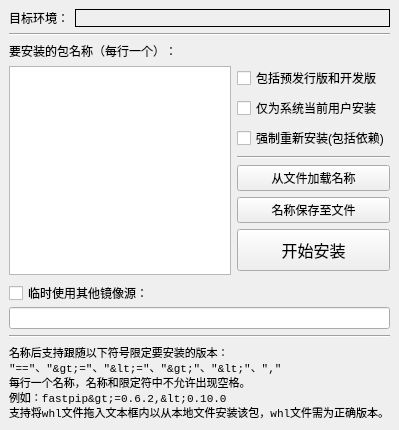
<?xml version="1.0" encoding="UTF-8"?>
<ui version="4.0">
 <class>package_install</class>
 <widget class="QMainWindow" name="package_install">
  <property name="windowModality">
   <enum>Qt::WindowModal</enum>
  </property>
  <property name="geometry">
   <rect>
    <x>0</x>
    <y>0</y>
    <width>395</width>
    <height>430</height>
   </rect>
  </property>
  <property name="font">
   <font>
    <family>Microsoft YaHei UI</family>
   </font>
  </property>
  <property name="contextMenuPolicy">
   <enum>Qt::NoContextMenu</enum>
  </property>
  <property name="windowTitle">
   <string>安装</string>
  </property>
  <widget class="QWidget" name="centralwidget">
   <layout class="QVBoxLayout" name="verticalLayout_3">
    <item>
     <layout class="QHBoxLayout" name="horizontalLayout" stretch="0,1">
      <item>
       <widget class="QLabel" name="label_3">
        <property name="toolTip">
         <string>当前即将安装的包的目标环境。</string>
        </property>
        <property name="text">
         <string>目标环境：</string>
        </property>
       </widget>
      </item>
      <item>
       <widget class="QLabel" name="uiLabel_target_environment">
        <property name="frameShape">
         <enum>QFrame::Box</enum>
        </property>
       </widget>
      </item>
     </layout>
    </item>
    <item>
     <widget class="Line" name="line_3">
      <property name="orientation">
       <enum>Qt::Horizontal</enum>
      </property>
     </widget>
    </item>
    <item>
     <widget class="QLabel" name="label">
      <property name="text">
       <string>要安装的包名称（每行一个）：</string>
      </property>
     </widget>
    </item>
    <item>
     <layout class="QHBoxLayout" name="uiHorizontalLayout_package_name">
      <item>
       <widget class="QPlainTextEdit" name="uiPlainTextEdit_package_names_old"/>
      </item>
      <item>
       <layout class="QVBoxLayout" name="verticalLayout_2">
        <item>
         <widget class="QCheckBox" name="uiCheckBox_including_pre">
          <property name="toolTip">
           <string>从网络安装时是否查找包括预发行版和开发版在内的版本。
如果预发行版或开发版是最新版本，则安装预发行版或开发版。</string>
          </property>
          <property name="text">
           <string>包括预发行版和开发版</string>
          </property>
         </widget>
        </item>
        <item>
         <widget class="QCheckBox" name="uiCheckBox_install_for_user">
          <property name="toolTip">
           <string>将包安装到系统当前登录的用户的用户目录内。</string>
          </property>
          <property name="text">
           <string>仅为系统当前用户安装</string>
          </property>
         </widget>
        </item>
        <item>
         <widget class="QCheckBox" name="uiCheckBox_force_reinstall">
          <property name="toolTip">
           <string>强制重新安装指定的包，包括它的依赖包，依赖包将被重新安装为符合要求的版本。</string>
          </property>
          <property name="text">
           <string>强制重新安装(包括依赖)</string>
          </property>
         </widget>
        </item>
        <item>
         <widget class="Line" name="line_2">
          <property name="orientation">
           <enum>Qt::Horizontal</enum>
          </property>
         </widget>
        </item>
        <item>
         <widget class="QPushButton" name="uiPushButton_load_from_text">
          <property name="toolTip">
           <string>从文本文件载入名称及版本等内容。
例如从常见的requirements.txt文件载入。</string>
          </property>
          <property name="text">
           <string>从文件加载名称</string>
          </property>
         </widget>
        </item>
        <item>
         <widget class="QPushButton" name="uiPushButton_save_as_text">
          <property name="toolTip">
           <string>将文本框内的内容保存至文本文件。</string>
          </property>
          <property name="text">
           <string>名称保存至文件</string>
          </property>
         </widget>
        </item>
        <item>
         <widget class="QPushButton" name="uiPushButton_do_install">
          <property name="minimumSize">
           <size>
            <width>0</width>
            <height>42</height>
           </size>
          </property>
          <property name="palette">
           <palette>
            <active>
             <colorrole role="ButtonText">
              <brush brushstyle="SolidPattern">
               <color alpha="255">
                <red>0</red>
                <green>0</green>
                <blue>255</blue>
               </color>
              </brush>
             </colorrole>
            </active>
            <inactive>
             <colorrole role="ButtonText">
              <brush brushstyle="SolidPattern">
               <color alpha="255">
                <red>0</red>
                <green>0</green>
                <blue>0</blue>
               </color>
              </brush>
             </colorrole>
            </inactive>
            <disabled>
             <colorrole role="ButtonText">
              <brush brushstyle="SolidPattern">
               <color alpha="255">
                <red>120</red>
                <green>120</green>
                <blue>120</blue>
               </color>
              </brush>
             </colorrole>
            </disabled>
           </palette>
          </property>
          <property name="font">
           <font>
            <family>Microsoft YaHei UI</family>
            <pointsize>12</pointsize>
           </font>
          </property>
          <property name="text">
           <string>开始安装</string>
          </property>
         </widget>
        </item>
        <item>
         <spacer name="verticalSpacer">
          <property name="orientation">
           <enum>Qt::Vertical</enum>
          </property>
          <property name="sizeHint" stdset="0">
           <size>
            <width>20</width>
            <height>40</height>
           </size>
          </property>
         </spacer>
        </item>
       </layout>
      </item>
     </layout>
    </item>
    <item>
     <layout class="QVBoxLayout" name="verticalLayout">
      <property name="spacing">
       <number>2</number>
      </property>
      <item>
       <widget class="QCheckBox" name="uiCheckBox_use_index_url">
        <property name="text">
         <string>临时使用其他镜像源：</string>
        </property>
       </widget>
      </item>
      <item>
       <widget class="QLineEdit" name="uiLineEdit_use_index_url"/>
      </item>
     </layout>
    </item>
    <item>
     <widget class="Line" name="line">
      <property name="orientation">
       <enum>Qt::Horizontal</enum>
      </property>
     </widget>
    </item>
    <item>
     <widget class="QLabel" name="uiLabel_pkginstall_tips">
      <property name="font">
       <font>
        <family>Consolas</family>
        <pointsize>8</pointsize>
       </font>
      </property>
      <property name="text">
       <string>名称后支持跟随以下符号限定要安装的版本：
&quot;==&quot;、&quot;&gt;=&quot;、&quot;&lt;=&quot;、&quot;&gt;&quot;、&quot;&lt;&quot;、&quot;,&quot;
每行一个名称，名称和限定符中不允许出现空格。
例如：fastpip&gt;=0.6.2,&lt;0.10.0
支持将whl文件拖入文本框内以从本地文件安装该包，whl文件需为正确版本。</string>
      </property>
      <property name="alignment">
       <set>Qt::AlignLeading|Qt::AlignLeft|Qt::AlignTop</set>
      </property>
     </widget>
    </item>
   </layout>
  </widget>
 </widget>
 <resources/>
 <connections/>
</ui>
